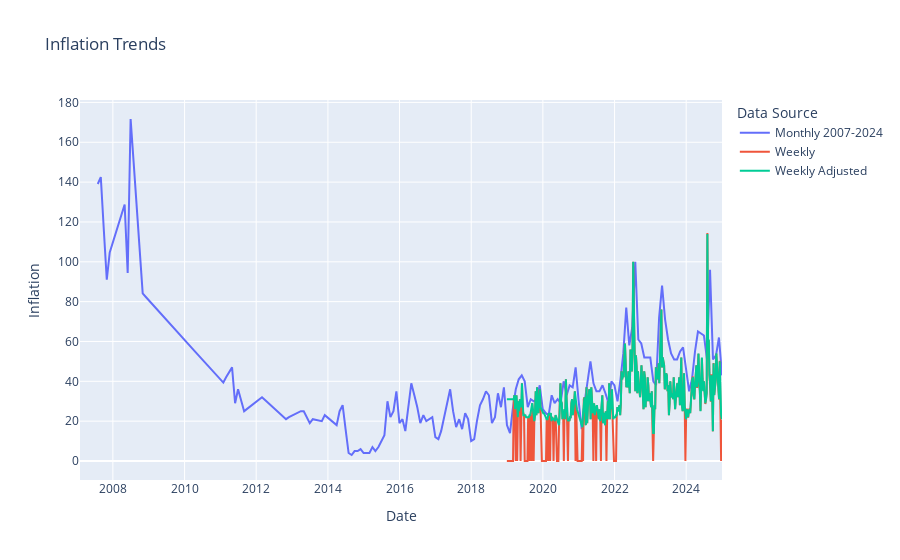

Notebook cell for this chart:
### Code cell
fig = go.Figure()
fig.add_trace(go.Scatter(x=gt_m_2007_2024.index, y=gt_m_2007_2024['Inflación'], mode='lines', name='Monthly 2007-2024'))
fig.add_trace(go.Scatter(x=all_weekly.index, y=all_weekly['Inflación'], mode='lines', name='Weekly'))
fig.add_trace(go.Scatter(x=GT_weekly.index, y=GT_weekly['Inflación'], mode='lines', name='Weekly Adjusted'))

fig.update_layout(
    title='Inflation Trends',
    xaxis_title='Date',
    yaxis_title='Inflation',
    legend_title='Data Source'
)
fig.show()

### Figure 1 — Plotly figure (JSON) as saved in the notebook; plotly's stock layout.template omitted (floating-point values rounded to 4 significant figures; data arrays with more than 128 entries replaced by an {"elided": "..."} marker saying what was removed)
{"data": [{"mode": "lines", "name": "Monthly 2007-2024", "type": "scatter", "x": {"elided": "216 str values"}, "y": {"elided": "216 float values"}}, {"mode": "lines", "name": "Weekly", "type": "scatter", "x": {"elided": "314 str values"}, "y": {"elided": "314 float values"}}, {"mode": "lines", "name": "Weekly Adjusted", "type": "scatter", "x": {"elided": "314 str values"}, "y": {"elided": "314 int values"}}], "layout": {"legend": {"title": {"text": "Data Source"}}, "title": {"text": "Inflation Trends"}, "xaxis": {"title": {"text": "Date"}}, "yaxis": {"title": {"text": "Inflation"}}}}
